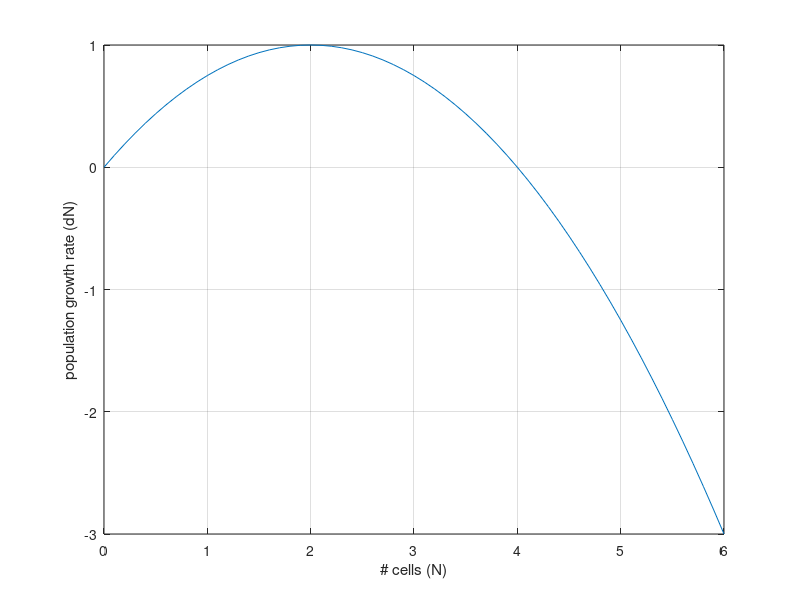
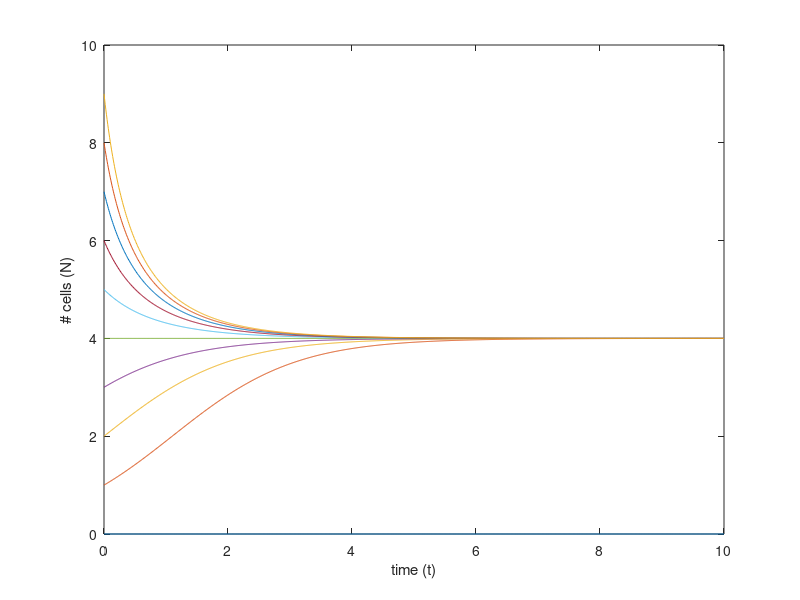

The MATLAB script that drew these images, in order:

% dn = rN(1 - N/K)

% growth rate 
r = 1;

% carrying capacity.
K = 4;

%cell number:
N = 0:0.1:6;
dN = zeros(1,length(N));

for i = 1:length(N)
   dN(i) = r*N(i)*(1 - N(i)/K);
end

figure(1)
plot(N,dN)
xlabel('# cells (N)')
ylabel('population growth rate (dN)')
grid on

%solve with forward euler and plot different trajectories:
for N0 = 0:9;
    step = 0.01;
    tend = 10;

    N = ones(1,floor(tend/step));
    N(1) = N0;

    for i = 1:floor(tend/step)
       
        N(i+1) = N(i) + step*(r*N(i)*(1 - N(i)/K));
    
    end

    figure(2)
    plot(0:step:tend,N)
    xlabel('time (t)')
    ylabel('# cells (N)')
    hold on
end